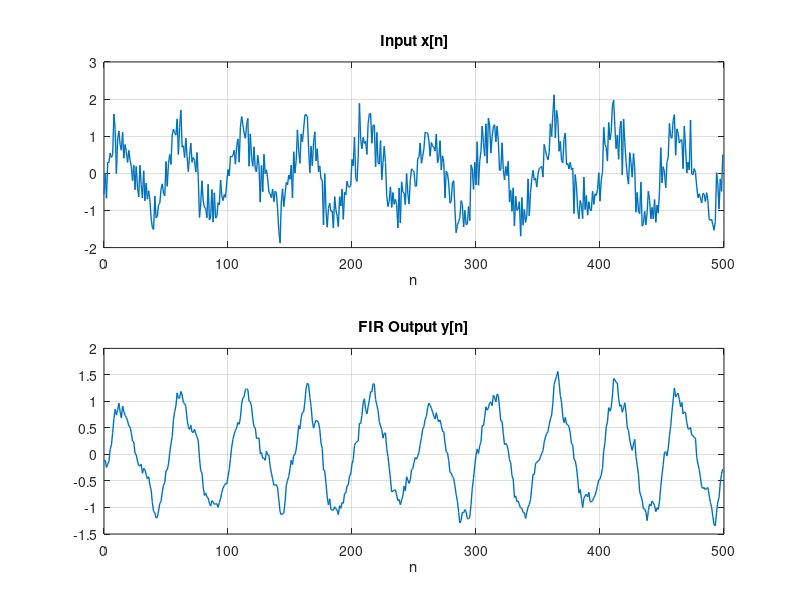
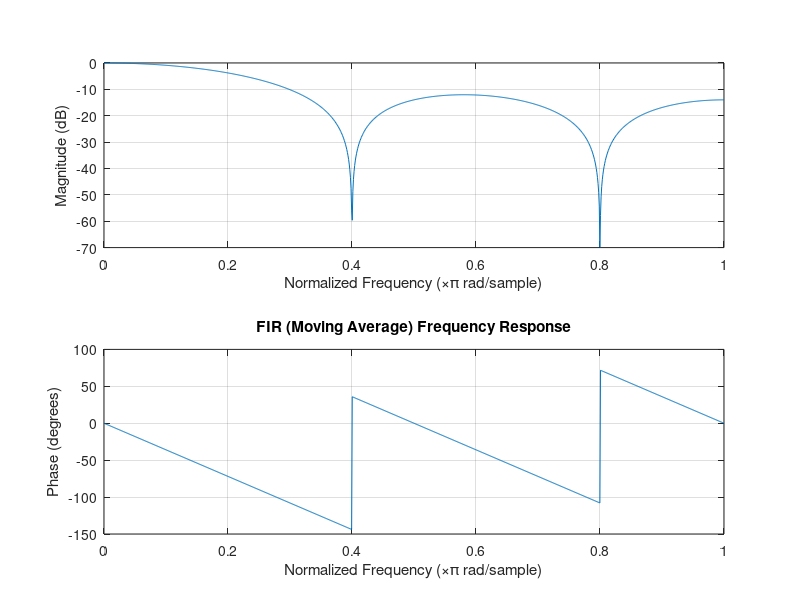

Write the MATLAB code that produced these figures, in order.
%% 2) FIR Basics: simple moving average FIR
% FIR uses only input samples (non-recursive), always stable.

clear; clc; close all;

% 5-point moving average FIR
M = 5;
b = (1/M)*ones(1,M);
a = 1; % FIR => a = 1

% Create a test signal
N = 500; n = 0:N-1;
x = sin(2*pi*0.02*n) + 0.4*randn(size(n));

% Filter
y = filter(b, a, x);

% Time-domain view
figure;
subplot(2,1,1); plot(n, x, 'LineWidth', 1); grid on; title('Input x[n]'); xlabel('n');
subplot(2,1,2); plot(n, y, 'LineWidth', 1); grid on; title('FIR Output y[n]'); xlabel('n');

% Frequency response
figure;
freqz(b, a, 1024);
title('FIR (Moving Average) Frequency Response');
